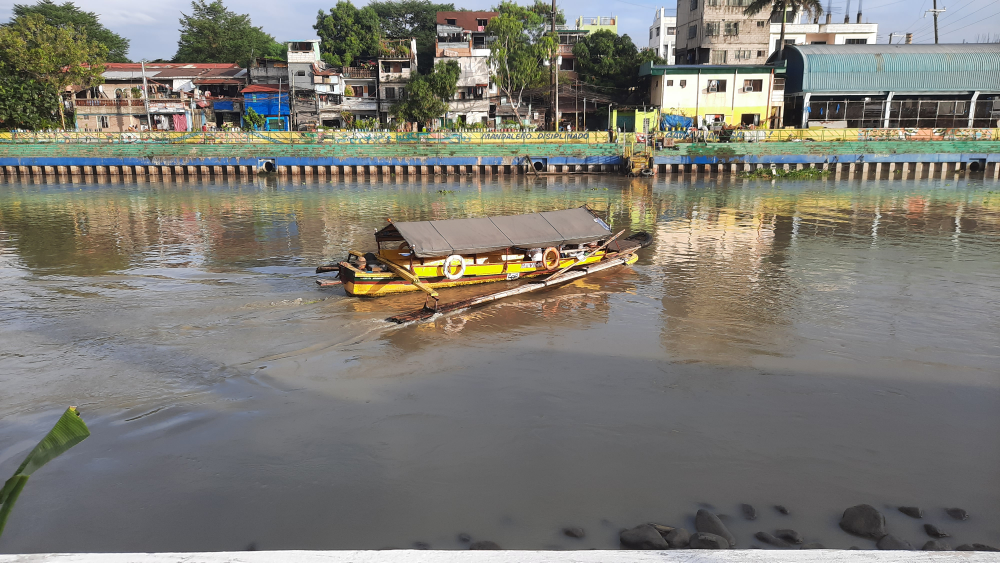
#> input picture sample_images/868df0899e668.jpg, 4000 x 2250 px, found by its file name (shown at 1/4 size)
$ jupyter execute --allow-errors Detection.ipynb
#> lines starting #> are read from the running program, lines starting #| are printed output that depends on the picture
#> further down, image is the input picture: shape (2250, 4000, 3); mean B, G, R 114.9, 122.8, 124.9
#> `image = cv2.resize(image, dsize=(640, 360), interpolation= cv2.INTER_L..`:
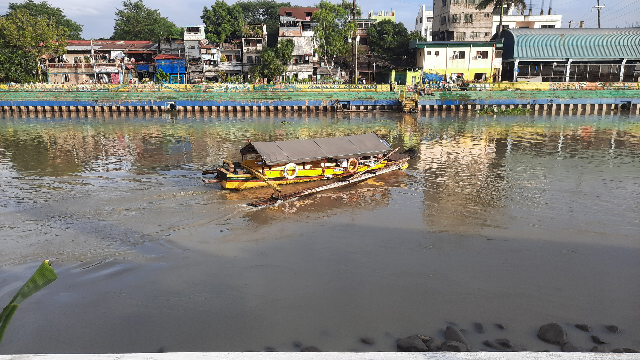
#> image: shape (360, 640, 3); mean B, G, R 114.8, 122.8, 124.9
### utils.py
import torch
import numpy as np
import cv2

def get_device():
    if torch.cuda.is_available():
        device = "cuda"
        print("Device:", torch.cuda.get_device_name(
            torch.cuda.current_device()))
    else:
        device = "cpu"
        print("Device: CPU")

    return device


# [102 lines left out: functions white_mask, preprocessing, load_image, compute_iou, get_precision_recall_f1, not called in this run]

### Detection.ipynb
[cell 1]
import cv2
import numpy as np
import os
import random
import torch

from uuid import uuid4

from skimage.feature import local_binary_pattern
from matplotlib import pyplot as plt
from PIL import Image

from deeplab_vandaele import remove_non_river
from mask_rcnn_coco import remove_boats
from utils import get_device, load_image

[cell 2]
imgs = [
    'images/images/868df0899e668.jpg',
    'images/images/1cfecac9fd128.jpg',
    'images/images/2d43805e5efd4.jpg',
    'images/images/3cde210a9022e.jpg',
    'images/images/1eb0743881e5f.jpg',
    'images/images/1cfecac9fd128.jpg'
]
#> (the rest of this cell did not finish here and is left out)

#> (a cell that did not finish here is left out)

[cell 4]
images = []
#> (the rest of this cell did not finish here and is left out)


$ run again, with sample_images/1ec7b254bdaaf.jpg copied over sample_images/868df0899e668.jpg
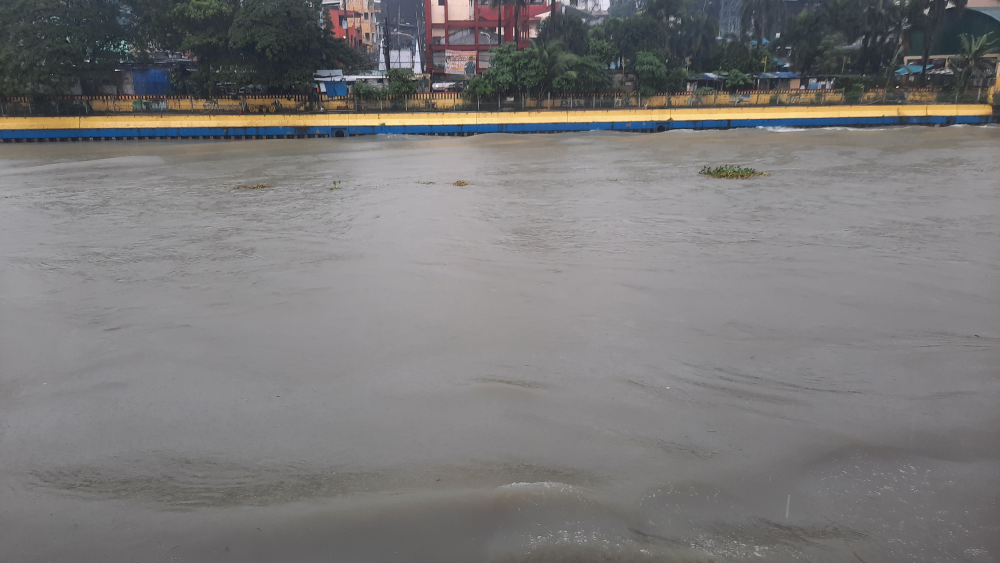
#> input picture sample_images/1ec7b254bdaaf.jpg, 4000 x 2250 px, found by its file name (shown at 1/4 size)
#> image is the input picture: shape (2250, 4000, 3); mean B, G, R 120.8, 121, 122.3
#> `image = cv2.resize(image, dsize=(640, 360), interpolation= cv2.INTER_L..`:
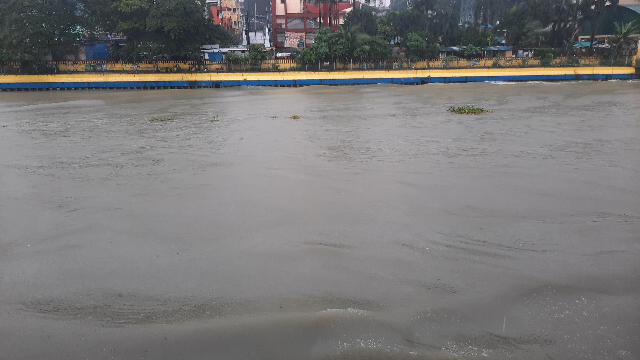
#> image: shape (360, 640, 3); mean B, G, R 120.7, 120.9, 122.3

$ run again, with sample_images/9e9b4e4d952b8.jpg copied over sample_images/868df0899e668.jpg
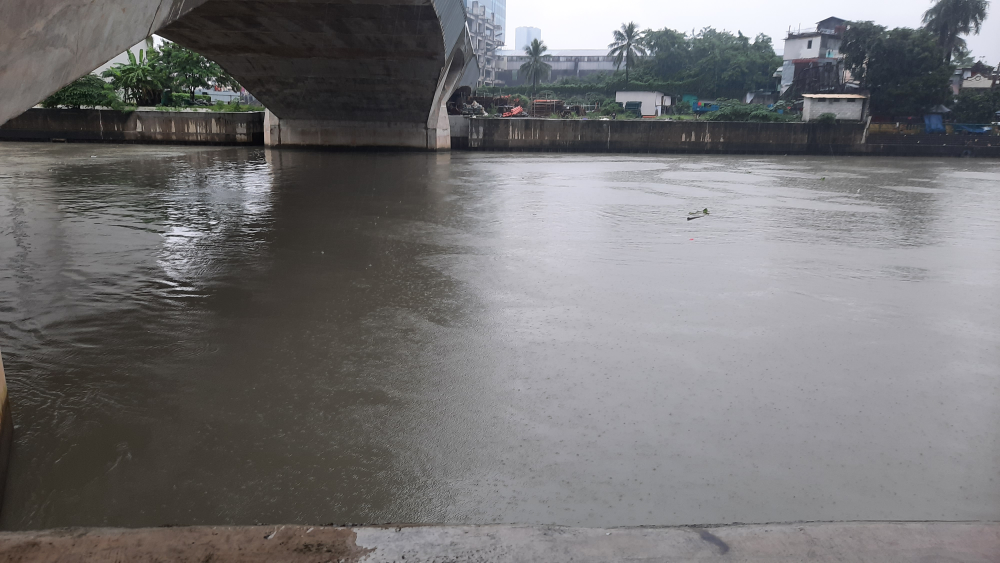
#> input picture sample_images/9e9b4e4d952b8.jpg, 4000 x 2250 px, found by its file name (shown at 1/4 size)
#> image is the input picture: shape (2250, 4000, 3); mean B, G, R 115.2, 114, 115
#> `image = cv2.resize(image, dsize=(640, 360), interpolation= cv2.INTER_L..`:
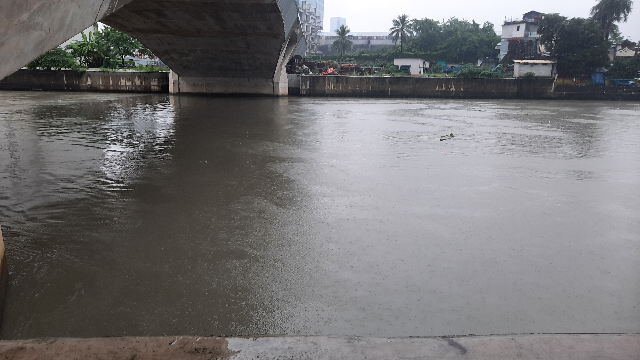
#> image: shape (360, 640, 3); mean B, G, R 115.1, 113.9, 114.9

$ run again, with sample_images/dfad90e8d1412.jpg copied over sample_images/868df0899e668.jpg
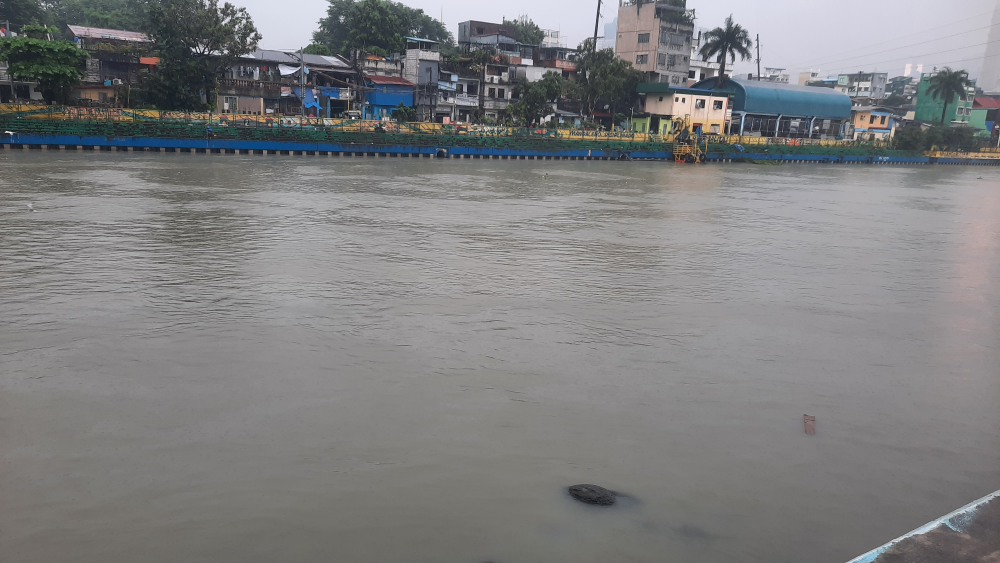
#> input picture sample_images/dfad90e8d1412.jpg, 4000 x 2250 px, found by its file name (shown at 1/4 size)
#> image is the input picture: shape (2250, 4000, 3); mean B, G, R 127.9, 126.9, 126.7
#> `image = cv2.resize(image, dsize=(640, 360), interpolation= cv2.INTER_L..`:
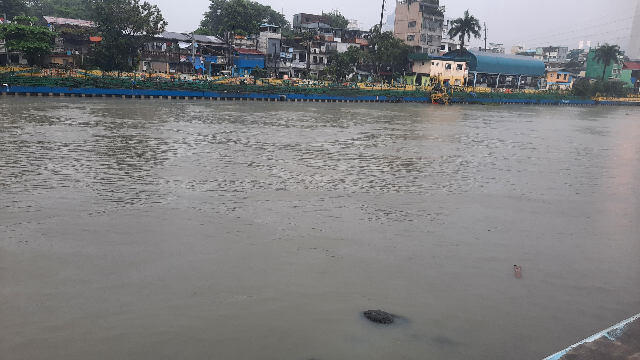
#> image: shape (360, 640, 3); mean B, G, R 127.8, 126.8, 126.6
